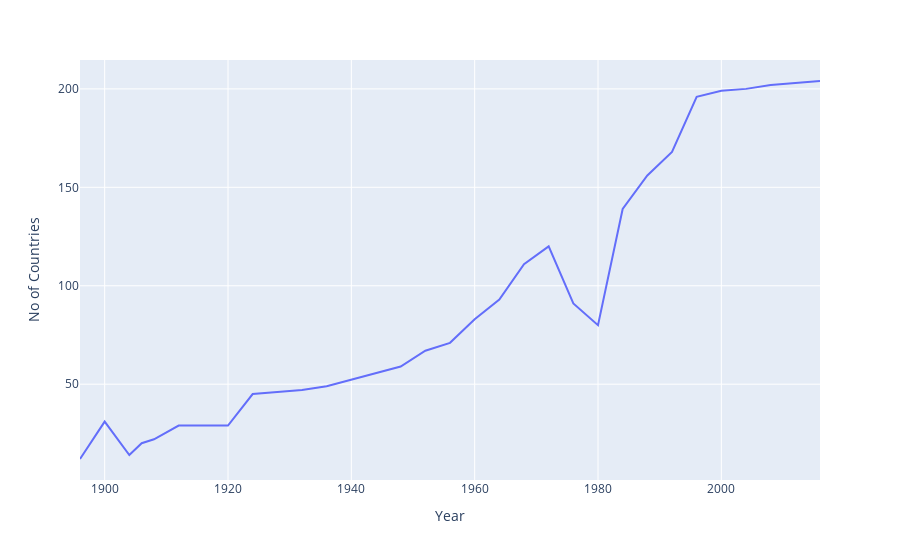

Notebook source saved alongside this figure:
### Code cell
fig = px.line(nations_over_time, x="Year", y="No of Countries")
fig.show()

### Figure 1 — Plotly figure (JSON) as saved in the notebook; plotly's stock layout.template omitted (floating-point values rounded to 4 significant figures)
{"data": [{"hovertemplate": "Year=%{x}<br>No of Countries=%{y}<extra></extra>", "legendgroup": "", "line": {"color": "#636efa", "dash": "solid"}, "marker": {"symbol": "circle"}, "mode": "lines", "name": "", "orientation": "v", "showlegend": false, "type": "scatter", "x": [1896, 1900, 1904, 1906, 1908, 1912, 1920, 1924, 1928, 1932, 1936, 1948, 1952, 1956, 1960, 1964, 1968, 1972, 1976, 1980, 1984, 1988, 1992, 1996, 2000, 2004, 2008, 2012, 2016], "xaxis": "x", "y": [12, 31, 14, 20, 22, 29, 29, 45, 46, 47, 49, 59, 67, 71, 83, 93, 111, 120, 91, 80, 139, 156, 168, 196, 199, 200, 202, 203, 204], "yaxis": "y"}], "layout": {"legend": {"tracegroupgap": 0}, "margin": {"t": 60}, "xaxis": {"anchor": "y", "domain": [0, 1], "title": {"text": "Year"}}, "yaxis": {"anchor": "x", "domain": [0, 1], "title": {"text": "No of Countries"}}}}
